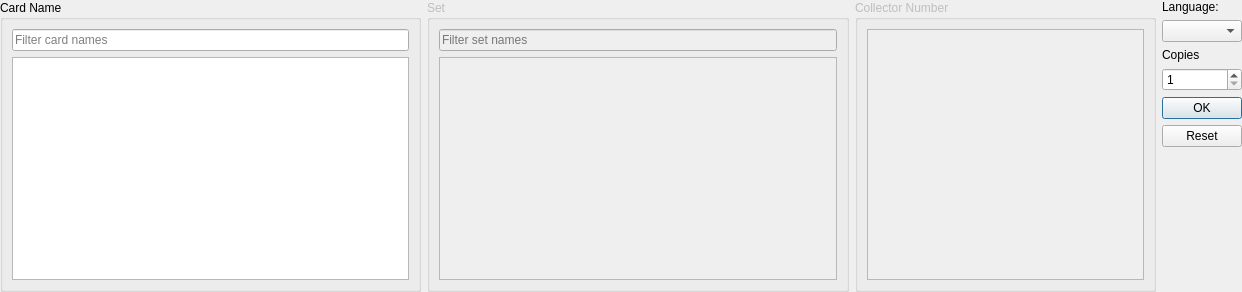
<?xml version="1.0" encoding="UTF-8"?>
<ui version="4.0">
 <class>HorizontalAddCardWidget</class>
 <widget class="QWidget" name="HorizontalAddCardWidget">
  <property name="geometry">
   <rect>
    <x>0</x>
    <y>0</y>
    <width>1242</width>
    <height>292</height>
   </rect>
  </property>
  <layout class="QGridLayout" name="gridLayout">
   <property name="leftMargin">
    <number>0</number>
   </property>
   <property name="topMargin">
    <number>0</number>
   </property>
   <property name="rightMargin">
    <number>0</number>
   </property>
   <property name="bottomMargin">
    <number>0</number>
   </property>
   <item row="7" column="5">
    <widget class="QLabel" name="language_label">
     <property name="sizePolicy">
      <sizepolicy hsizetype="Preferred" vsizetype="Fixed">
       <horstretch>0</horstretch>
       <verstretch>0</verstretch>
      </sizepolicy>
     </property>
     <property name="text">
      <string>Language:</string>
     </property>
     <property name="buddy">
      <cstring>language_combo_box</cstring>
     </property>
    </widget>
   </item>
   <item row="7" column="1" rowspan="9">
    <widget class="QGroupBox" name="card_name_box">
     <property name="sizePolicy">
      <sizepolicy hsizetype="Expanding" vsizetype="Preferred">
       <horstretch>7</horstretch>
       <verstretch>0</verstretch>
      </sizepolicy>
     </property>
     <property name="title">
      <string>Card Name</string>
     </property>
     <layout class="QVBoxLayout" name="verticalLayout">
      <item>
       <widget class="QLineEdit" name="card_name_filter">
        <property name="toolTip">
         <string>Filter the list below. Use  % (Percent signs) as wildcards matching any number of characters.</string>
        </property>
        <property name="placeholderText">
         <string>Filter card names</string>
        </property>
        <property name="clearButtonEnabled">
         <bool>true</bool>
        </property>
       </widget>
      </item>
      <item>
       <widget class="QListView" name="card_name_list">
        <property name="toolTip">
         <string>The filtered list of card names in the currently selected language. Click on an entry to select it and choose a printing.</string>
        </property>
        <property name="editTriggers">
         <set>QAbstractItemView::NoEditTriggers</set>
        </property>
        <property name="alternatingRowColors">
         <bool>true</bool>
        </property>
       </widget>
      </item>
     </layout>
    </widget>
   </item>
   <item row="7" column="2" rowspan="9">
    <widget class="QGroupBox" name="set_name_box">
     <property name="enabled">
      <bool>false</bool>
     </property>
     <property name="sizePolicy">
      <sizepolicy hsizetype="Expanding" vsizetype="Preferred">
       <horstretch>7</horstretch>
       <verstretch>0</verstretch>
      </sizepolicy>
     </property>
     <property name="toolTip">
      <string>The sets in which the currently selected card was printed.</string>
     </property>
     <property name="title">
      <string>Set</string>
     </property>
     <layout class="QVBoxLayout" name="verticalLayout_2">
      <item>
       <widget class="QLineEdit" name="set_name_filter">
        <property name="placeholderText">
         <string>Filter set names</string>
        </property>
        <property name="clearButtonEnabled">
         <bool>true</bool>
        </property>
       </widget>
      </item>
      <item>
       <widget class="QListView" name="set_name_list">
        <property name="editTriggers">
         <set>QAbstractItemView::NoEditTriggers</set>
        </property>
        <property name="alternatingRowColors">
         <bool>true</bool>
        </property>
       </widget>
      </item>
     </layout>
    </widget>
   </item>
   <item row="7" column="3" rowspan="9">
    <widget class="QGroupBox" name="collector_number_box">
     <property name="enabled">
      <bool>false</bool>
     </property>
     <property name="sizePolicy">
      <sizepolicy hsizetype="Expanding" vsizetype="Preferred">
       <horstretch>5</horstretch>
       <verstretch>0</verstretch>
      </sizepolicy>
     </property>
     <property name="title">
      <string>Collector Number</string>
     </property>
     <layout class="QVBoxLayout" name="verticalLayout_3">
      <item>
       <widget class="QListView" name="collector_number_list">
        <property name="editTriggers">
         <set>QAbstractItemView::NoEditTriggers</set>
        </property>
        <property name="alternatingRowColors">
         <bool>true</bool>
        </property>
       </widget>
      </item>
     </layout>
    </widget>
   </item>
   <item row="8" column="5">
    <widget class="QComboBox" name="language_combo_box"/>
   </item>
   <item row="9" column="5">
    <widget class="QLabel" name="copies_label">
     <property name="sizePolicy">
      <sizepolicy hsizetype="Preferred" vsizetype="Fixed">
       <horstretch>0</horstretch>
       <verstretch>0</verstretch>
      </sizepolicy>
     </property>
     <property name="text">
      <string>Copies</string>
     </property>
     <property name="buddy">
      <cstring>copies_input</cstring>
     </property>
    </widget>
   </item>
   <item row="10" column="5">
    <widget class="QSpinBox" name="copies_input">
     <property name="minimum">
      <number>1</number>
     </property>
    </widget>
   </item>
   <item row="11" column="5" rowspan="5">
    <widget class="QDialogButtonBox" name="button_box">
     <property name="sizePolicy">
      <sizepolicy hsizetype="Fixed" vsizetype="Expanding">
       <horstretch>0</horstretch>
       <verstretch>0</verstretch>
      </sizepolicy>
     </property>
     <property name="orientation">
      <enum>Qt::Vertical</enum>
     </property>
     <property name="standardButtons">
      <set>QDialogButtonBox::Ok|QDialogButtonBox::Reset</set>
     </property>
    </widget>
   </item>
  </layout>
 </widget>
 <tabstops>
  <tabstop>card_name_filter</tabstop>
  <tabstop>card_name_list</tabstop>
  <tabstop>set_name_filter</tabstop>
  <tabstop>set_name_list</tabstop>
  <tabstop>collector_number_list</tabstop>
  <tabstop>language_combo_box</tabstop>
  <tabstop>copies_input</tabstop>
 </tabstops>
 <resources/>
 <connections/>
</ui>
